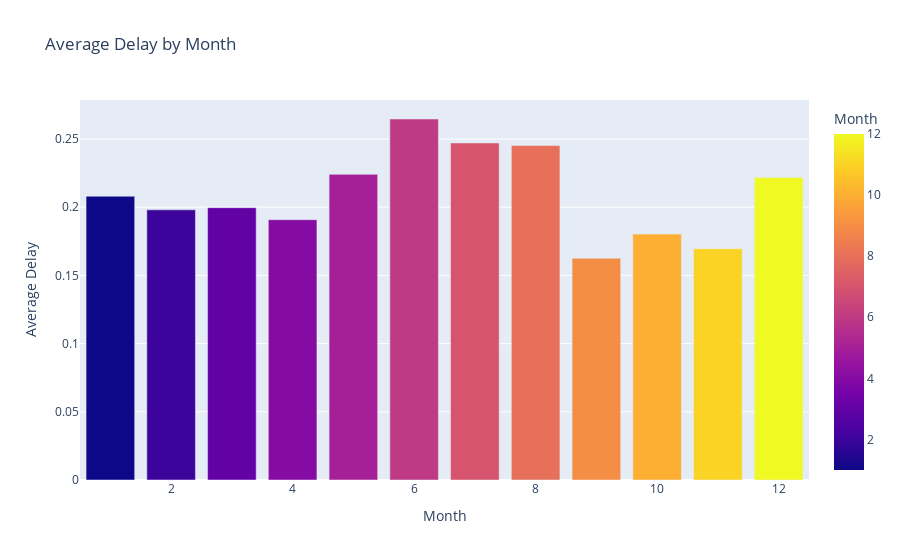

Source (notebook cell):
### Code cell
pdf["FlightDate"] = pd.to_datetime(pdf["FlightDate"])

avg_delay_month = (
    pdf.groupby(pdf["FlightDate"].dt.month)["is_delay"].mean().reset_index()
)

print(avg_delay_month)
fig = px.bar(
    avg_delay_month,
    x="FlightDate",
    y="is_delay",
    labels={"FlightDate": "Month", "is_delay": "Average Delay"},
    title="Average Delay by Month",
    color='FlightDate'
)
fig.show()

### Figure 1 — Plotly figure (JSON) as saved in the notebook; plotly's stock layout.template omitted (floating-point values rounded to 4 significant figures)
{"data": [{"alignmentgroup": "True", "hovertemplate": "Month=%{marker.color}<br>Average Delay=%{y}<extra></extra>", "legendgroup": "", "marker": {"color": [1, 2, 3, 4, 5, 6, 7, 8, 9, 10, 11, 12], "coloraxis": "coloraxis", "pattern": {"shape": ""}}, "name": "", "offsetgroup": "", "orientation": "v", "showlegend": false, "textposition": "auto", "type": "bar", "x": [1, 2, 3, 4, 5, 6, 7, 8, 9, 10, 11, 12], "xaxis": "x", "y": [0.208, 0.1981, 0.1997, 0.1908, 0.2241, 0.2647, 0.2471, 0.2452, 0.1625, 0.1803, 0.1696, 0.2217], "yaxis": "y"}], "layout": {"barmode": "relative", "coloraxis": {"colorbar": {"title": {"text": "Month"}}, "colorscale": [[0, "#0d0887"], [0.1111, "#46039f"], [0.2222, "#7201a8"], [0.3333, "#9c179e"], [0.4444, "#bd3786"], [0.5556, "#d8576b"], [0.6667, "#ed7953"], [0.7778, "#fb9f3a"], [0.8889, "#fdca26"], [1, "#f0f921"]]}, "legend": {"tracegroupgap": 0}, "title": {"text": "Average Delay by Month"}, "xaxis": {"anchor": "y", "domain": [0, 1], "title": {"text": "Month"}}, "yaxis": {"anchor": "x", "domain": [0, 1], "title": {"text": "Average Delay"}}}}
